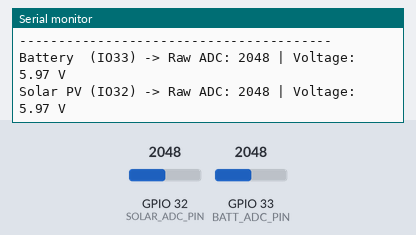
The sketch below on a simulated ESP32. On the bench: the last lines printed to the serial monitor. The inputs (shaded band) are chosen by the test bench; at power-on: GPIO 32 (SOLAR_ADC_PIN) = 2048, GPIO 33 (BATT_ADC_PIN) = 2048.

Above: at 1.2 s.
1.3 s: GPIO 32 (SOLAR_ADC_PIN) set to 491
At 2.9 s:
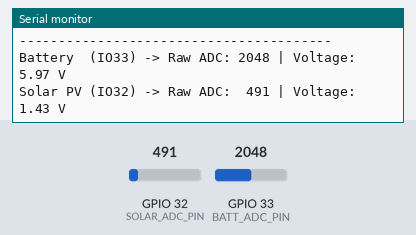
3.9 s: GPIO 33 (BATT_ADC_PIN) set to 491
At 5.7 s:
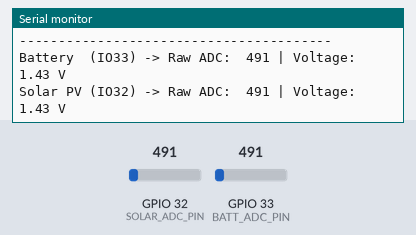
6.1 s: GPIO 32 (SOLAR_ADC_PIN) set to 0
At 7.3 s:
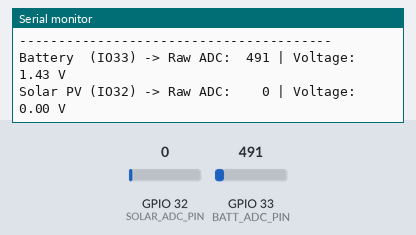
8.4 s: GPIO 33 (BATT_ADC_PIN) set to 0
At 10.0 s:
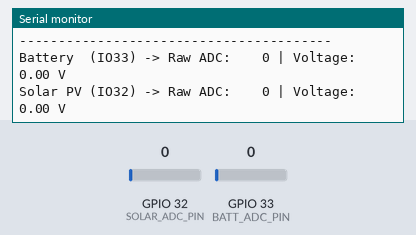

The sketch:

test_adc.ino
```cpp
#define SOLAR_ADC_PIN 32
#define BATT_ADC_PIN  33

// ค่า Vref อ้างอิงจากโค้ดเดิม (Default = 1810)
const int VREF = 1810;

uint32_t readADCAverage(uint8_t pin, int samples = 100) {
  uint32_t total = 0;
  for (int i = 0; i < samples; i++) {
    total += analogRead(pin);
    delay(1);
  }
  return total / samples;
}

void setup() {
  Serial.begin(115200);

  pinMode(SOLAR_ADC_PIN, INPUT);
  pinMode(BATT_ADC_PIN, INPUT);

  Serial.println("\n--- ADC Reading Test (IO32, IO33) ---");
}

void loop() {
  // อ่านค่า Raw ADC แบบสุ่มเฉลี่ย 100 ครั้ง
  uint32_t batt_raw = readADCAverage(BATT_ADC_PIN, 100);
  uint32_t solar_raw = readADCAverage(SOLAR_ADC_PIN, 100);

  // คำนวณเป็นระดับแรงดันไฟฟ้า (V) ตามสูตรเดิม
  float batt_voltage  = ((float)batt_raw  / 4095.0) * 2.0 * 3.3 * (VREF / 1000.0);
  float solar_voltage = ((float)solar_raw / 4095.0) * 2.0 * 3.3 * (VREF / 1000.0);

  Serial.println("----------------------------------------");
  Serial.printf("Battery  (IO33) -> Raw ADC: %4u | Voltage: %.2f V\n", batt_raw, batt_voltage);
  Serial.printf("Solar PV (IO32) -> Raw ADC: %4u | Voltage: %.2f V\n", solar_raw, solar_voltage);

  delay(2000);
}
```

Measured:
- after the input at 1.3 s, the serial monitor: prints a new line after 1.2 s (image 1)
- after the input at 3.9 s, the serial monitor: prints a new line after 0.78 s (image 2)
- after the input at 6.1 s, the serial monitor: prints a new line after 0.81 s (image 3)
- after the input at 8.4 s, the serial monitor: prints a new line after 0.74 s (image 4)
